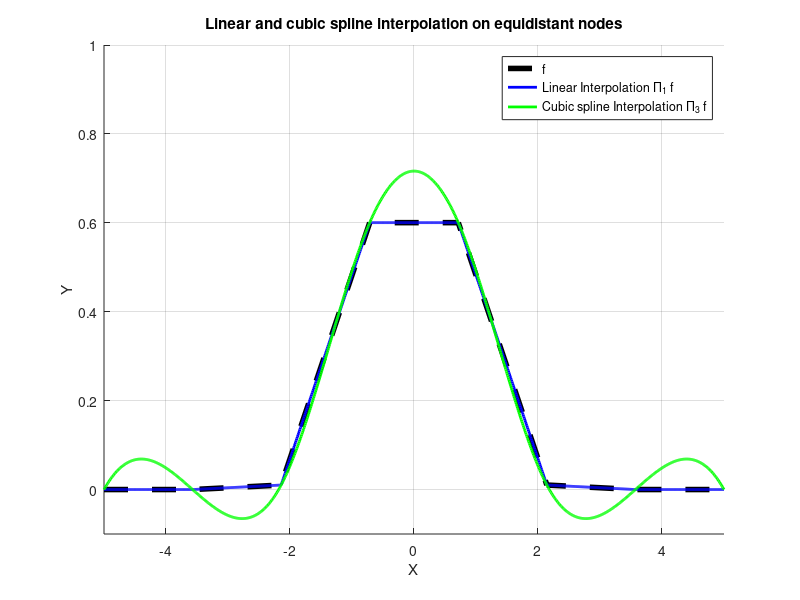

This figure's MATLAB source:
% Create 8 equidistant points between -5 to 5
xx = linspace(-5, 5, 8);

% Define the function
f = @(x) (exp(-(x.*x)));

% Calculate f(x) for the interpoling points
yy =f(xx);

% Define figure properties
p_leg = zeros(1, 3);
colorstring = 'bgrym';
fig = figure();
grid on;
hold on;

% Plot the original function
p_leg(1) = plot(xx,f(xx), 'k--','MarkerSize',1, 'Linewidth',4);

% Calculate data points for polynomial plots between -5 to 5 
zz = -5;
for j = 2:1001
    zz =  [zz, (((j-1)/100)- 5)];
end
% Compute linear interpolation
y_linearIP = interp1(xx,yy,zz, 'linear');
p_leg(2) = plot(zz, y_linearIP, 'Color',colorstring(1), 'Linewidth',2);

% Compute Cubic Spline Interpolation 
y_splineIP = spline(xx,yy,zz);
p_leg(3) = plot(zz, y_splineIP, 'Color',colorstring(2), 'Linewidth',2);

legend(p_leg,'f','Linear Interpolation \Pi_1 f','Cubic spline Interpolation \Pi_3 f','Location','NorthEast')
title('Linear and cubic spline interpolation on equidistant nodes')
axis([-5, 5, -0.1, 1])

xlabel('X');
ylabel('Y');

savefig(fig,'piecewise')
close all;
